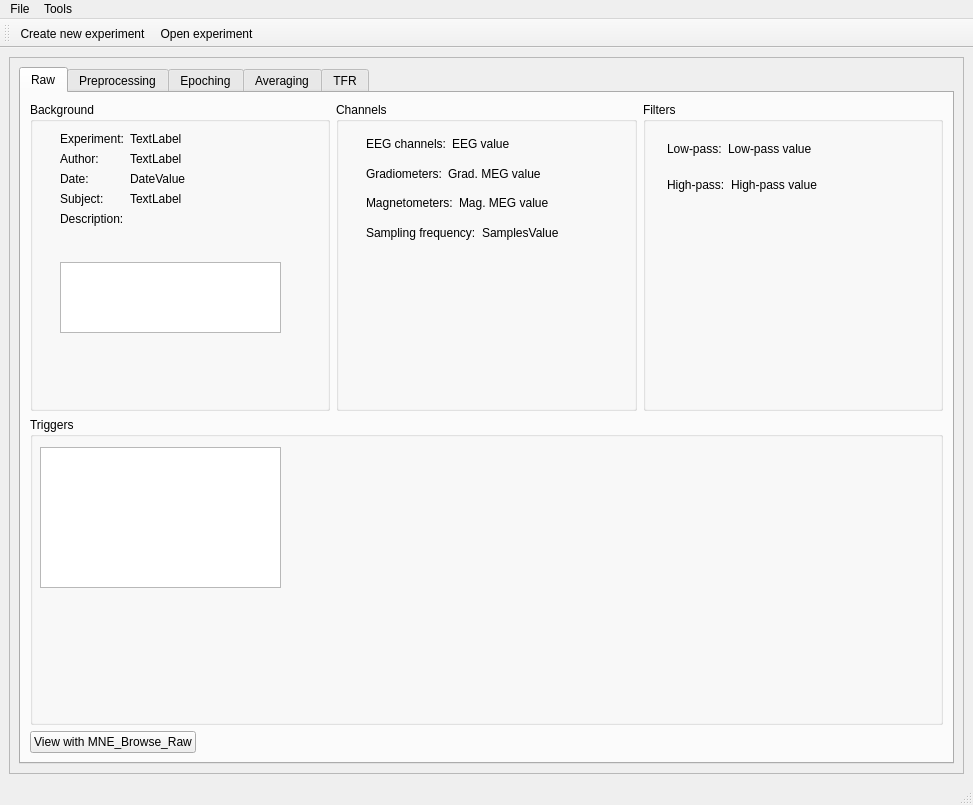
<?xml version="1.0" encoding="UTF-8"?>
<ui version="4.0">
 <class>MainWindow</class>
 <widget class="QMainWindow" name="MainWindow">
  <property name="geometry">
   <rect>
    <x>0</x>
    <y>0</y>
    <width>973</width>
    <height>805</height>
   </rect>
  </property>
  <property name="sizePolicy">
   <sizepolicy hsizetype="Expanding" vsizetype="Expanding">
    <horstretch>0</horstretch>
    <verstretch>0</verstretch>
   </sizepolicy>
  </property>
  <property name="minimumSize">
   <size>
    <width>0</width>
    <height>0</height>
   </size>
  </property>
  <property name="windowTitle">
   <string>MainWindow</string>
  </property>
  <widget class="QWidget" name="centralwidget">
   <layout class="QGridLayout" name="gridLayout_2">
    <item row="0" column="0">
     <widget class="QScrollArea" name="scrollArea">
      <property name="widgetResizable">
       <bool>true</bool>
      </property>
      <widget class="QWidget" name="scrollAreaWidgetContents_3">
       <property name="geometry">
        <rect>
         <x>0</x>
         <y>0</y>
         <width>953</width>
         <height>697</height>
        </rect>
       </property>
       <property name="minimumSize">
        <size>
         <width>937</width>
         <height>638</height>
        </size>
       </property>
       <layout class="QGridLayout" name="gridLayout_7">
        <item row="0" column="0">
         <layout class="QVBoxLayout" name="verticalLayout_3">
          <item>
           <widget class="QTabWidget" name="tabWidget">
            <property name="enabled">
             <bool>true</bool>
            </property>
            <property name="currentIndex">
             <number>0</number>
            </property>
            <widget class="QWidget" name="tabRaw">
             <attribute name="title">
              <string>Raw</string>
             </attribute>
             <layout class="QGridLayout" name="gridLayout">
              <item row="0" column="0">
               <layout class="QVBoxLayout" name="verticalLayout_4">
                <item>
                 <layout class="QHBoxLayout" name="horizontalLayout_3">
                  <item>
                   <widget class="QGroupBox" name="metaBox">
                    <property name="title">
                     <string>Background</string>
                    </property>
                    <widget class="QWidget" name="formLayoutWidget_2">
                     <property name="geometry">
                      <rect>
                       <x>30</x>
                       <y>30</y>
                       <width>291</width>
                       <height>194</height>
                      </rect>
                     </property>
                     <layout class="QFormLayout" name="formLayout_2">
                      <item row="0" column="0">
                       <widget class="QLabel" name="labelExperiment">
                        <property name="text">
                         <string>Experiment:</string>
                        </property>
                       </widget>
                      </item>
                      <item row="0" column="1">
                       <widget class="QLabel" name="labelExperimentName">
                        <property name="text">
                         <string>TextLabel</string>
                        </property>
                       </widget>
                      </item>
                      <item row="2" column="0">
                       <widget class="QLabel" name="labelDate">
                        <property name="text">
                         <string>Date:</string>
                        </property>
                       </widget>
                      </item>
                      <item row="2" column="1">
                       <widget class="QLabel" name="labelDateValue">
                        <property name="sizePolicy">
                         <sizepolicy hsizetype="Expanding" vsizetype="Preferred">
                          <horstretch>0</horstretch>
                          <verstretch>0</verstretch>
                         </sizepolicy>
                        </property>
                        <property name="text">
                         <string>DateValue</string>
                        </property>
                       </widget>
                      </item>
                      <item row="3" column="0">
                       <widget class="QLabel" name="labelSubject">
                        <property name="text">
                         <string>Subject:</string>
                        </property>
                       </widget>
                      </item>
                      <item row="3" column="1">
                       <widget class="QLabel" name="labelSubjectValue">
                        <property name="sizePolicy">
                         <sizepolicy hsizetype="Expanding" vsizetype="Preferred">
                          <horstretch>0</horstretch>
                          <verstretch>0</verstretch>
                         </sizepolicy>
                        </property>
                        <property name="text">
                         <string>TextLabel</string>
                        </property>
                       </widget>
                      </item>
                      <item row="1" column="0">
                       <widget class="QLabel" name="labelAuthor">
                        <property name="text">
                         <string>Author:</string>
                        </property>
                       </widget>
                      </item>
                      <item row="1" column="1">
                       <widget class="QLabel" name="labelAuthorName">
                        <property name="text">
                         <string>TextLabel</string>
                        </property>
                       </widget>
                      </item>
                      <item row="4" column="0">
                       <widget class="QLabel" name="label">
                        <property name="text">
                         <string>Description:</string>
                        </property>
                       </widget>
                      </item>
                     </layout>
                    </widget>
                    <widget class="QTextBrowser" name="textBrowserExperimentDescription">
                     <property name="geometry">
                      <rect>
                       <x>30</x>
                       <y>160</y>
                       <width>221</width>
                       <height>71</height>
                      </rect>
                     </property>
                    </widget>
                   </widget>
                  </item>
                  <item>
                   <widget class="QGroupBox" name="channelsBox">
                    <property name="title">
                     <string>Channels</string>
                    </property>
                    <widget class="QWidget" name="layoutWidget_7">
                     <property name="geometry">
                      <rect>
                       <x>30</x>
                       <y>30</y>
                       <width>251</width>
                       <height>112</height>
                      </rect>
                     </property>
                     <layout class="QVBoxLayout" name="verticalLayout_8">
                      <item>
                       <layout class="QHBoxLayout" name="horizontalLayout_6">
                        <item>
                         <widget class="QLabel" name="labelEEG">
                          <property name="text">
                           <string>EEG channels:</string>
                          </property>
                         </widget>
                        </item>
                        <item>
                         <widget class="QLabel" name="labelEEGValue">
                          <property name="sizePolicy">
                           <sizepolicy hsizetype="Expanding" vsizetype="Preferred">
                            <horstretch>0</horstretch>
                            <verstretch>0</verstretch>
                           </sizepolicy>
                          </property>
                          <property name="text">
                           <string>EEG value</string>
                          </property>
                         </widget>
                        </item>
                       </layout>
                      </item>
                      <item>
                       <layout class="QHBoxLayout" name="horizontalLayout_7">
                        <item>
                         <widget class="QLabel" name="labelGradMEG">
                          <property name="text">
                           <string>Gradiometers:</string>
                          </property>
                         </widget>
                        </item>
                        <item>
                         <widget class="QLabel" name="labelGradMEGValue">
                          <property name="sizePolicy">
                           <sizepolicy hsizetype="Expanding" vsizetype="Preferred">
                            <horstretch>0</horstretch>
                            <verstretch>0</verstretch>
                           </sizepolicy>
                          </property>
                          <property name="text">
                           <string>Grad. MEG value</string>
                          </property>
                         </widget>
                        </item>
                       </layout>
                      </item>
                      <item>
                       <layout class="QHBoxLayout" name="horizontalLayout_8">
                        <item>
                         <widget class="QLabel" name="labelMagMEG">
                          <property name="text">
                           <string>Magnetometers:</string>
                          </property>
                         </widget>
                        </item>
                        <item>
                         <widget class="QLabel" name="labelMagMEGValue">
                          <property name="sizePolicy">
                           <sizepolicy hsizetype="Expanding" vsizetype="Preferred">
                            <horstretch>0</horstretch>
                            <verstretch>0</verstretch>
                           </sizepolicy>
                          </property>
                          <property name="text">
                           <string>Mag. MEG value</string>
                          </property>
                         </widget>
                        </item>
                       </layout>
                      </item>
                      <item>
                       <layout class="QHBoxLayout" name="horizontalLayout_9">
                        <item>
                         <widget class="QLabel" name="labelSamples">
                          <property name="text">
                           <string>Sampling frequency:</string>
                          </property>
                         </widget>
                        </item>
                        <item>
                         <widget class="QLabel" name="labelSamplesValue">
                          <property name="sizePolicy">
                           <sizepolicy hsizetype="Expanding" vsizetype="Preferred">
                            <horstretch>0</horstretch>
                            <verstretch>0</verstretch>
                           </sizepolicy>
                          </property>
                          <property name="text">
                           <string>SamplesValue</string>
                          </property>
                         </widget>
                        </item>
                       </layout>
                      </item>
                     </layout>
                    </widget>
                   </widget>
                  </item>
                  <item>
                   <widget class="QGroupBox" name="filtersBox">
                    <property name="title">
                     <string>Filters</string>
                    </property>
                    <widget class="QWidget" name="layoutWidget_6">
                     <property name="geometry">
                      <rect>
                       <x>24</x>
                       <y>32</y>
                       <width>221</width>
                       <height>65</height>
                      </rect>
                     </property>
                     <layout class="QVBoxLayout" name="verticalLayout_7">
                      <item>
                       <layout class="QHBoxLayout" name="horizontalLayout_4">
                        <item>
                         <widget class="QLabel" name="labelLow">
                          <property name="lineWidth">
                           <number>1</number>
                          </property>
                          <property name="text">
                           <string>Low-pass:</string>
                          </property>
                          <property name="scaledContents">
                           <bool>true</bool>
                          </property>
                         </widget>
                        </item>
                        <item>
                         <widget class="QLabel" name="labelLowValue">
                          <property name="sizePolicy">
                           <sizepolicy hsizetype="Expanding" vsizetype="Preferred">
                            <horstretch>0</horstretch>
                            <verstretch>0</verstretch>
                           </sizepolicy>
                          </property>
                          <property name="text">
                           <string>Low-pass value</string>
                          </property>
                         </widget>
                        </item>
                       </layout>
                      </item>
                      <item>
                       <layout class="QHBoxLayout" name="horizontalLayout_5">
                        <item>
                         <widget class="QLabel" name="labelHigh">
                          <property name="text">
                           <string>High-pass:</string>
                          </property>
                         </widget>
                        </item>
                        <item>
                         <widget class="QLabel" name="labelHighValue">
                          <property name="sizePolicy">
                           <sizepolicy hsizetype="Expanding" vsizetype="Preferred">
                            <horstretch>0</horstretch>
                            <verstretch>0</verstretch>
                           </sizepolicy>
                          </property>
                          <property name="text">
                           <string>High-pass value</string>
                          </property>
                         </widget>
                        </item>
                       </layout>
                      </item>
                     </layout>
                    </widget>
                   </widget>
                  </item>
                 </layout>
                </item>
                <item>
                 <widget class="QGroupBox" name="triggersBox">
                  <property name="title">
                   <string>Triggers</string>
                  </property>
                  <widget class="QListWidget" name="listWidget">
                   <property name="geometry">
                    <rect>
                     <x>10</x>
                     <y>30</y>
                     <width>241</width>
                     <height>141</height>
                    </rect>
                   </property>
                  </widget>
                 </widget>
                </item>
                <item>
                 <layout class="QHBoxLayout" name="horizontalLayout_11">
                  <item>
                   <layout class="QVBoxLayout" name="verticalLayout">
                    <item>
                     <widget class="QPushButton" name="pushButtonMNE_Browse_Raw">
                      <property name="text">
                       <string>View with MNE_Browse_Raw</string>
                      </property>
                     </widget>
                    </item>
                   </layout>
                  </item>
                  <item>
                   <spacer name="horizontalSpacer">
                    <property name="orientation">
                     <enum>Qt::Horizontal</enum>
                    </property>
                    <property name="sizeHint" stdset="0">
                     <size>
                      <width>40</width>
                      <height>20</height>
                     </size>
                    </property>
                   </spacer>
                  </item>
                  <item>
                   <spacer name="horizontalSpacer_4">
                    <property name="orientation">
                     <enum>Qt::Horizontal</enum>
                    </property>
                    <property name="sizeHint" stdset="0">
                     <size>
                      <width>40</width>
                      <height>20</height>
                     </size>
                    </property>
                   </spacer>
                  </item>
                  <item>
                   <spacer name="horizontalSpacer_3">
                    <property name="orientation">
                     <enum>Qt::Horizontal</enum>
                    </property>
                    <property name="sizeHint" stdset="0">
                     <size>
                      <width>40</width>
                      <height>20</height>
                     </size>
                    </property>
                   </spacer>
                  </item>
                  <item>
                   <spacer name="horizontalSpacer_2">
                    <property name="orientation">
                     <enum>Qt::Horizontal</enum>
                    </property>
                    <property name="sizeHint" stdset="0">
                     <size>
                      <width>40</width>
                      <height>20</height>
                     </size>
                    </property>
                   </spacer>
                  </item>
                 </layout>
                </item>
               </layout>
              </item>
             </layout>
            </widget>
            <widget class="QWidget" name="tabPreprocessing">
             <attribute name="title">
              <string>Preprocessing</string>
             </attribute>
             <layout class="QFormLayout" name="formLayout">
              <property name="fieldGrowthPolicy">
               <enum>QFormLayout::AllNonFixedFieldsGrow</enum>
              </property>
              <item row="1" column="0">
               <widget class="QGroupBox" name="groupBoxAvailablePreprocessing">
                <property name="maximumSize">
                 <size>
                  <width>400</width>
                  <height>170</height>
                 </size>
                </property>
                <property name="title">
                 <string>Available actions:</string>
                </property>
                <layout class="QGridLayout" name="gridLayout_3">
                 <item row="0" column="0">
                  <widget class="QPushButton" name="pushButtonMaxFilter">
                   <property name="text">
                    <string>MaxFilter</string>
                   </property>
                  </widget>
                 </item>
                 <item row="1" column="0">
                  <layout class="QHBoxLayout" name="horizontalLayout">
                   <item>
                    <widget class="QPushButton" name="pushButtonECG">
                     <property name="text">
                      <string>Calculate ECG projections</string>
                     </property>
                    </widget>
                   </item>
                   <item>
                    <widget class="QPushButton" name="pushButtonApplyECG">
                     <property name="enabled">
                      <bool>false</bool>
                     </property>
                     <property name="text">
                      <string>Apply ECG projections</string>
                     </property>
                    </widget>
                   </item>
                  </layout>
                 </item>
                 <item row="2" column="0">
                  <layout class="QHBoxLayout" name="horizontalLayout_12">
                   <item>
                    <widget class="QPushButton" name="pushButtonEOG">
                     <property name="text">
                      <string>Calculate EOG projections</string>
                     </property>
                    </widget>
                   </item>
                   <item>
                    <widget class="QPushButton" name="pushButtonApplyEOG">
                     <property name="enabled">
                      <bool>false</bool>
                     </property>
                     <property name="text">
                      <string>Apply EOG projections</string>
                     </property>
                    </widget>
                   </item>
                  </layout>
                 </item>
                </layout>
               </widget>
              </item>
              <item row="0" column="0">
               <widget class="QGroupBox" name="groupBoxPreprocessingCheckBoxes">
                <property name="sizePolicy">
                 <sizepolicy hsizetype="MinimumExpanding" vsizetype="Preferred">
                  <horstretch>0</horstretch>
                  <verstretch>0</verstretch>
                 </sizepolicy>
                </property>
                <property name="minimumSize">
                 <size>
                  <width>60</width>
                  <height>0</height>
                 </size>
                </property>
                <property name="title">
                 <string>Preprocessing steps completed:</string>
                </property>
                <layout class="QVBoxLayout" name="verticalLayout_10">
                 <item>
                  <layout class="QGridLayout" name="gridLayout_10">
                   <item row="0" column="0">
                    <widget class="QLabel" name="labelMaxFilterAccept_2">
                     <property name="text">
                      <string/>
                     </property>
                     <property name="pixmap">
                      <pixmap>:/Action-ok-icon.png</pixmap>
                     </property>
                    </widget>
                   </item>
                   <item row="1" column="3">
                    <widget class="QLabel" name="labelECGAppliedAccept_2">
                     <property name="text">
                      <string/>
                     </property>
                     <property name="pixmap">
                      <pixmap>:/Action-ok-icon.png</pixmap>
                     </property>
                    </widget>
                   </item>
                   <item row="1" column="1">
                    <widget class="QLabel" name="labelECGComputed_2">
                     <property name="text">
                      <string>ECG computed</string>
                     </property>
                    </widget>
                   </item>
                   <item row="2" column="0">
                    <widget class="QLabel" name="labelEOGComputedAccept_2">
                     <property name="text">
                      <string/>
                     </property>
                     <property name="pixmap">
                      <pixmap>:/Action-ok-icon.png</pixmap>
                     </property>
                    </widget>
                   </item>
                   <item row="2" column="4">
                    <widget class="QLabel" name="labelEOGApplied_2">
                     <property name="text">
                      <string>EOG applied</string>
                     </property>
                    </widget>
                   </item>
                   <item row="2" column="1">
                    <widget class="QLabel" name="labelEOGComputed_2">
                     <property name="text">
                      <string>EOG computed</string>
                     </property>
                    </widget>
                   </item>
                   <item row="2" column="2">
                    <spacer name="horizontalSpacer_9">
                     <property name="orientation">
                      <enum>Qt::Horizontal</enum>
                     </property>
                     <property name="sizeHint" stdset="0">
                      <size>
                       <width>40</width>
                       <height>20</height>
                      </size>
                     </property>
                    </spacer>
                   </item>
                   <item row="0" column="1">
                    <layout class="QHBoxLayout" name="horizontalLayout_13">
                     <item>
                      <widget class="QLabel" name="labelMaxFilter_2">
                       <property name="text">
                        <string>MaxFilter</string>
                       </property>
                      </widget>
                     </item>
                    </layout>
                   </item>
                   <item row="2" column="3">
                    <widget class="QLabel" name="labelEOGAppliedAccept_2">
                     <property name="text">
                      <string/>
                     </property>
                     <property name="pixmap">
                      <pixmap>:/Action-ok-icon.png</pixmap>
                     </property>
                    </widget>
                   </item>
                   <item row="1" column="4">
                    <widget class="QLabel" name="labelECGApplied_2">
                     <property name="text">
                      <string>ECG applied</string>
                     </property>
                    </widget>
                   </item>
                   <item row="1" column="0">
                    <widget class="QLabel" name="labelECGComputedAccept_2">
                     <property name="text">
                      <string/>
                     </property>
                     <property name="pixmap">
                      <pixmap>:/Action-ok-icon.png</pixmap>
                     </property>
                    </widget>
                   </item>
                  </layout>
                 </item>
                </layout>
               </widget>
              </item>
              <item row="2" column="0">
               <widget class="QPushButton" name="pushButtonSpectrum">
                <property name="text">
                 <string>Magnitude spectrum</string>
                </property>
               </widget>
              </item>
             </layout>
            </widget>
            <widget class="QWidget" name="tabEpoching">
             <attribute name="title">
              <string>Epoching</string>
             </attribute>
             <layout class="QGridLayout" name="gridLayout_5">
              <item row="0" column="0">
               <widget class="QGroupBox" name="groupBoxAvailableEpoching">
                <property name="sizePolicy">
                 <sizepolicy hsizetype="Preferred" vsizetype="Preferred">
                  <horstretch>0</horstretch>
                  <verstretch>0</verstretch>
                 </sizepolicy>
                </property>
                <property name="maximumSize">
                 <size>
                  <width>400</width>
                  <height>90</height>
                 </size>
                </property>
                <property name="title">
                 <string>Available actions:</string>
                </property>
                <layout class="QGridLayout" name="gridLayout_4">
                 <item row="0" column="0">
                  <layout class="QVBoxLayout" name="verticalLayoutEpoching">
                   <item>
                    <widget class="QPushButton" name="pushButtonEventlist">
                     <property name="text">
                      <string>Create an epoch collection</string>
                     </property>
                    </widget>
                   </item>
                  </layout>
                 </item>
                </layout>
               </widget>
              </item>
              <item row="0" column="1">
               <spacer name="horizontalSpacer_7">
                <property name="orientation">
                 <enum>Qt::Horizontal</enum>
                </property>
                <property name="sizeHint" stdset="0">
                 <size>
                  <width>40</width>
                  <height>20</height>
                 </size>
                </property>
               </spacer>
              </item>
             </layout>
            </widget>
            <widget class="QWidget" name="tabAveraging">
             <attribute name="title">
              <string>Averaging</string>
             </attribute>
             <layout class="QGridLayout" name="gridLayout_8">
              <item row="0" column="0">
               <widget class="QGroupBox" name="groupBoxAvailableAveraging">
                <property name="maximumSize">
                 <size>
                  <width>500</width>
                  <height>90</height>
                 </size>
                </property>
                <property name="title">
                 <string>Available actions:</string>
                </property>
                <layout class="QGridLayout" name="gridLayout_11">
                 <item row="0" column="0">
                  <widget class="QPushButton" name="pushButtonAverage">
                   <property name="maximumSize">
                    <size>
                     <width>10000</width>
                     <height>16777215</height>
                    </size>
                   </property>
                   <property name="text">
                    <string>Average selected epoch collection</string>
                   </property>
                  </widget>
                 </item>
                </layout>
               </widget>
              </item>
              <item row="0" column="1">
               <spacer name="horizontalSpacer_6">
                <property name="orientation">
                 <enum>Qt::Horizontal</enum>
                </property>
                <property name="sizeHint" stdset="0">
                 <size>
                  <width>40</width>
                  <height>20</height>
                 </size>
                </property>
               </spacer>
              </item>
             </layout>
            </widget>
            <widget class="QWidget" name="tabTFR">
             <attribute name="title">
              <string>TFR</string>
             </attribute>
             <layout class="QGridLayout" name="gridLayout_9">
              <item row="0" column="0">
               <widget class="QGroupBox" name="groupBoxAvailableTFR">
                <property name="maximumSize">
                 <size>
                  <width>500</width>
                  <height>180</height>
                 </size>
                </property>
                <property name="title">
                 <string>Available actions:</string>
                </property>
                <layout class="QGridLayout" name="gridLayout_6">
                 <item row="0" column="0">
                  <layout class="QVBoxLayout" name="verticalLayout_13">
                   <item>
                    <widget class="QPushButton" name="pushButtonTFR">
                     <property name="text">
                      <string>TFR visualization</string>
                     </property>
                    </widget>
                   </item>
                   <item>
                    <widget class="QPushButton" name="pushButtonTFRTopology">
                     <property name="text">
                      <string>TFR topology vizualization</string>
                     </property>
                    </widget>
                   </item>
                  </layout>
                 </item>
                </layout>
               </widget>
              </item>
              <item row="0" column="1">
               <spacer name="horizontalSpacer_5">
                <property name="orientation">
                 <enum>Qt::Horizontal</enum>
                </property>
                <property name="sizeHint" stdset="0">
                 <size>
                  <width>40</width>
                  <height>20</height>
                 </size>
                </property>
               </spacer>
              </item>
             </layout>
            </widget>
           </widget>
          </item>
         </layout>
        </item>
       </layout>
      </widget>
     </widget>
    </item>
   </layout>
  </widget>
  <widget class="QMenuBar" name="menubar">
   <property name="geometry">
    <rect>
     <x>0</x>
     <y>0</y>
     <width>973</width>
     <height>29</height>
    </rect>
   </property>
   <property name="defaultUp">
    <bool>false</bool>
   </property>
   <widget class="QMenu" name="menuFile">
    <property name="title">
     <string>File</string>
    </property>
    <addaction name="actionCreate_experiment"/>
    <addaction name="actionOpen_experiment"/>
    <addaction name="actionSet_workspace"/>
   </widget>
   <widget class="QMenu" name="menuTools">
    <property name="title">
     <string>Tools</string>
    </property>
    <addaction name="actionPreferences"/>
   </widget>
   <addaction name="menuFile"/>
   <addaction name="menuTools"/>
  </widget>
  <widget class="QStatusBar" name="statusbar"/>
  <widget class="QToolBar" name="toolBar">
   <property name="windowTitle">
    <string>toolBar</string>
   </property>
   <attribute name="toolBarArea">
    <enum>TopToolBarArea</enum>
   </attribute>
   <attribute name="toolBarBreak">
    <bool>false</bool>
   </attribute>
   <addaction name="actionCreate_experiment"/>
   <addaction name="actionOpen_experiment"/>
  </widget>
  <action name="actionCreate_experiment">
   <property name="text">
    <string>Create new experiment...</string>
   </property>
  </action>
  <action name="actionOpen_experiment">
   <property name="text">
    <string>Open experiment...</string>
   </property>
  </action>
  <action name="actionPreferences">
   <property name="text">
    <string>Preferences</string>
   </property>
  </action>
  <action name="actionSet_workspace">
   <property name="text">
    <string>Set workspace...</string>
   </property>
  </action>
 </widget>
 <resources>
  <include location="../trash/icons/icons.qrc"/>
 </resources>
 <connections/>
</ui>
